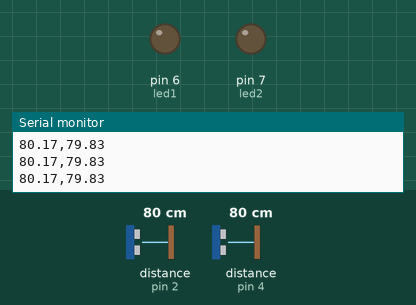
Recording of a sketch running on a simulated Arduino Uno, built with avr-gcc and run on an emulated ATmega328P. Parts: output pins drawn as LEDs (lit = HIGH), the last lines printed to the serial monitor. Wiring (inferred from the names in the program): 2 × ultrasonic range finder: trigger pin 3, echo pin 2 / trigger pin 5, echo pin 4. The test bench sets the inputs (shaded band); at power-on: distance to the obstacle (sensors on pin 2, pin 4) 80 cm. The echo pulse lasts 58.3 µs per cm; pins used as bus, display or sensor lines are not drawn.

Above: at 1.2 s.
1.3 s: distance to the obstacle (sensor on pin 2) set to 7 cm
2.8 s: distance to the obstacle (sensor on pin 2) set to 4 cm
At 4.0 s:
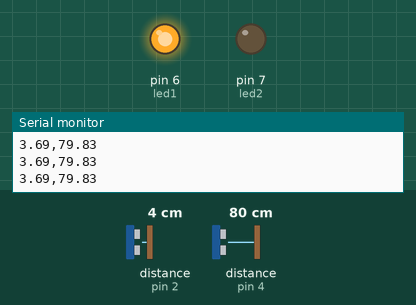
4.3 s: distance to the obstacle (sensor on pin 4) set to 7 cm
5.8 s: distance to the obstacle (sensor on pin 4) set to 4 cm
At 6.4 s:
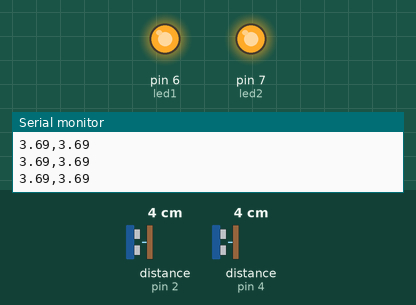
7.3 s: distance to the obstacle (sensor on pin 2) set to 18 cm
At 8.5 s:
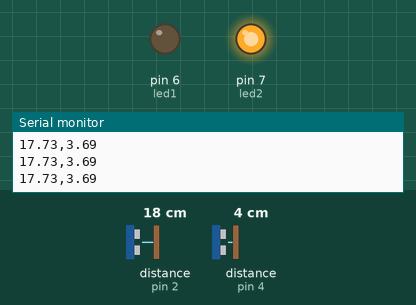
8.8 s: distance to the obstacle (sensor on pin 4) set to 9 cm
At 9.5 s:
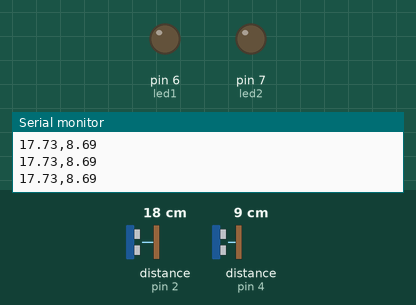
Timing chart, 0 to 11.3 s (numbered marks = the images above; inputs shaded):
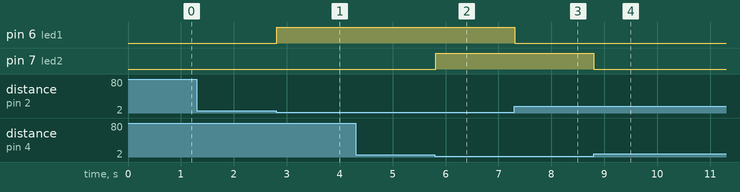

The sketch:

commtest.ino
```cpp
//#include <NewPing.h>
#define tp1 3//trigger pin of forward facing sensor
#define ep1 2//echo pin of forward facing sensor
#define tp2 5//trigger pin of leftward facing sensor
#define ep2 4//echo pin of leftward facing sensor
#define led1 6//led pin (optional)
#define led2 7
#define sn  2
#define maxdist 300
float fd, rd;
String str;
//NewPing sonar[sn] = {
//  NewPing(3,2,maxdist),
//  NewPing(5,4,maxdist),
//};

void setup() {
  Serial.begin (9600);
  pinMode(tp1, OUTPUT);
  pinMode(ep1, INPUT);
  pinMode(tp2, OUTPUT);
  pinMode(ep2, INPUT);
  pinMode(led1, OUTPUT);
  pinMode(led2, OUTPUT);
}

void loop() {
fd = sensor(tp1,ep1);
//sensor(tp1,ep1);
// fd = distance;
//sensor(tp2,ep2);
rd =  sensor(tp2,ep2);
  if (fd <= 5){
    digitalWrite(led1,HIGH);
  }else{
    digitalWrite(led1,LOW);
  }
  if (rd <= 5){
    digitalWrite(led2,HIGH);
  }else{
    digitalWrite(led2,LOW);
  }
 Serial.print(fd);
 Serial.print(",");
 Serial.println(rd);
// Serial.println();


// Delay 50ms before next reading.
delay(10);
}
float sensor(int tp,int ep){
  digitalWrite(tp, LOW);
  delayMicroseconds(2);
  digitalWrite(tp, HIGH);
  delayMicroseconds(10);
  digitalWrite(tp, LOW);
  float duration = pulseIn(ep, HIGH);
  float distance = (duration/2) / 29.1;
  return distance;

}
//void sensor(int tp,int ep){
//digitalWrite(tp, LOW);
//delayMicroseconds(2);
//digitalWrite(tp, HIGH);
//delayMicroseconds(10);
//digitalWrite(tp, LOW);
//duration = pulseIn(ep, HIGH);
//distance = (duration/2) / 29.1;

//}
```

Measured:
- the behaviour switches between 6 and 5 cm on distance to the obstacle (sensor on pin 2) (found by bisection; images 0 and 1)
- the behaviour switches between 6 and 5 cm on distance to the obstacle (sensor on pin 4) (found by bisection; images 1 and 2)
- after the input at 2.8 s, pin 6 (led1): LOW → HIGH at once
- after the input at 5.8 s, pin 7 (led2): LOW → HIGH at once
- after the input at 7.3 s, pin 6 (led1): HIGH → LOW at once
- after the input at 8.8 s, pin 7 (led2): HIGH → LOW at once
